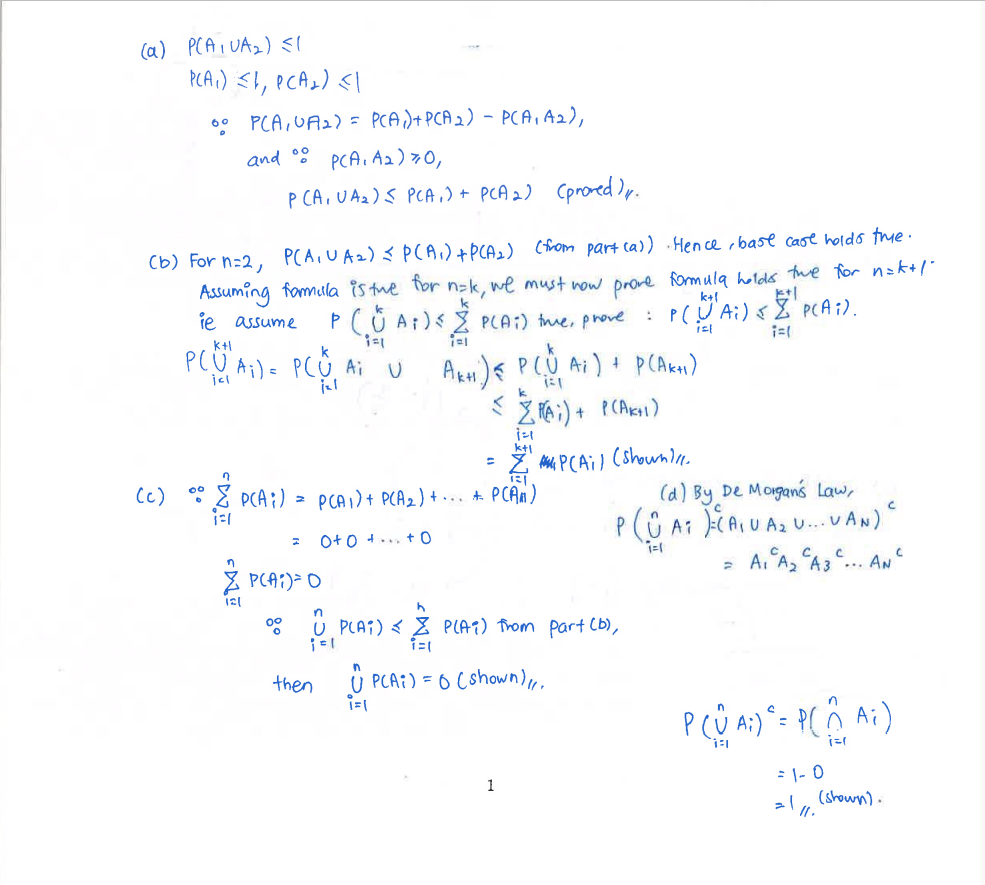
#> input picture backend/ST2131_Tut1_T03_Q1_test.png, 985 x 885 px
$ python -i enhance_contrast.py   (imports and definitions only)
#> lines starting #> are read from the running program, lines starting #| are printed output that depends on the picture
#> further down, picture is the input picture: shape (885, 985, 3); mean B, G, R 252.8, 250.8, 249.5
import numpy as np
import matplotlib.pyplot as plt
import cv2

def compute(img, min_percentile, max_percentile):
    max_percentile_pixel = np.percentile(img, max_percentile)
    min_percentile_pixel = np.percentile(img, min_percentile)

    return max_percentile_pixel, min_percentile_pixel

def get_lightness(src):
    # calculate lightness
    hsv_image = cv2.cvtColor(src, cv2.COLOR_BGR2HSV)
    lightness = hsv_image[:,:,2].mean()

    return  lightness

def aug(src):
    # back and white
    src = cv2.cvtColor(src, cv2.COLOR_BGR2GRAY)
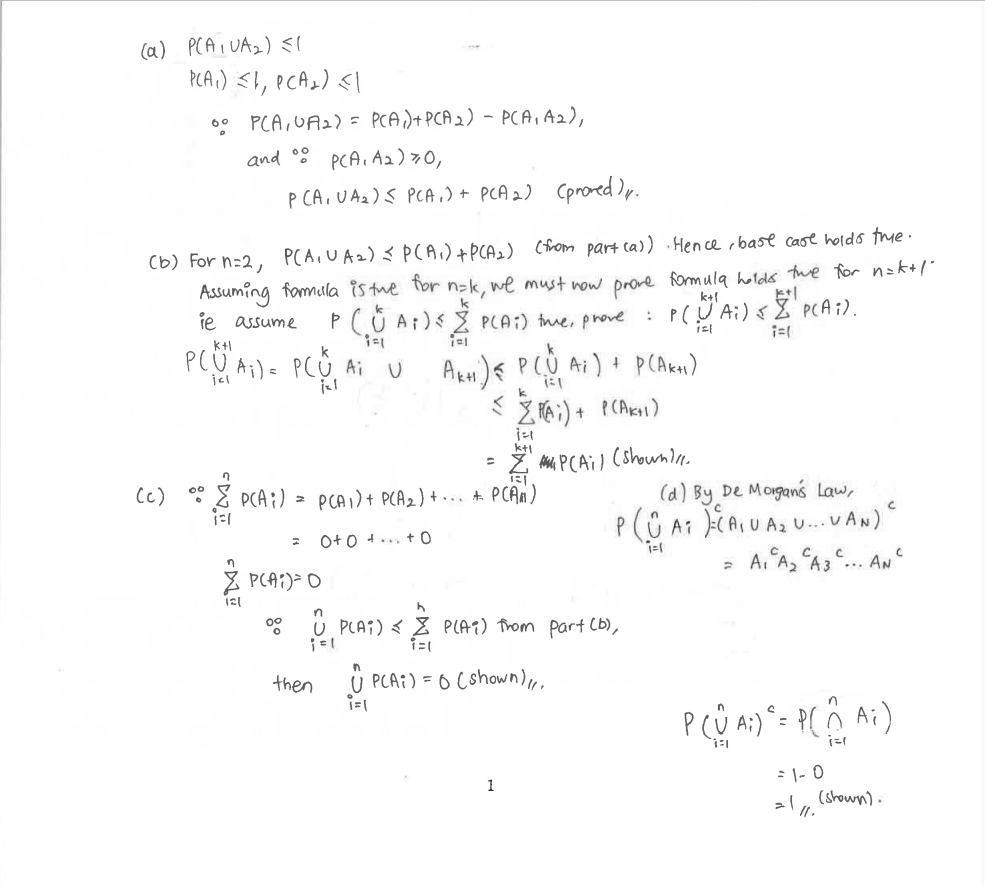
#> src: shape (885, 985); min 34, max 255, mean 250.7
    src = cv2.cvtColor(src, cv2.COLOR_GRAY2RGB)
#> src: shape (885, 985, 3)
    # enhance lightness
    if get_lightness(src) > 130:
        # lightness enough, no enhancement
#> in get_lightness, `hsv_image = cv2.cvtColor(src, cv2.COLOR_BGR2HSV)`: hsv_image: shape (885, 985, 3); mean H, S, V 0, 0, 250.7
#> in get_lightness, `lightness = hsv_image[:,:,2].mean()`: lightness = 250.7
        print("Lightness enough")
    # calculate percentile，remove a few outliers from the pixel value, quantile can be set manually
    max_percentile_pixel, min_percentile_pixel = compute(src, 1, 99)
#> in compute, `max_percentile_pixel = np.percentile(img, max_percentile)`: max_percentile_pixel = 255
#> in compute, `min_percentile_pixel = np.percentile(img, min_percentile)`: min_percentile_pixel = 114
#> max_percentile_pixel = 255; min_percentile_pixel = 114

    # Discard values outside the interval of quantiles
    src[src >= max_percentile_pixel] = max_percentile_pixel
    src[src <= min_percentile_pixel] = min_percentile_pixel
#> src: shape (885, 985, 3); min 114, max 255, mean 250.8

    # Stretch the quantile value range to 0 to 255, we take 255*0.1 and 255*0.9 here, as in it may exceed the pixel value. Thus better not to set it to 0 to 255.
    out = np.zeros(src.shape, src.dtype)
    cv2.normalize(src, out, 255*0.1, 255*0.9, cv2.NORM_MINMAX)
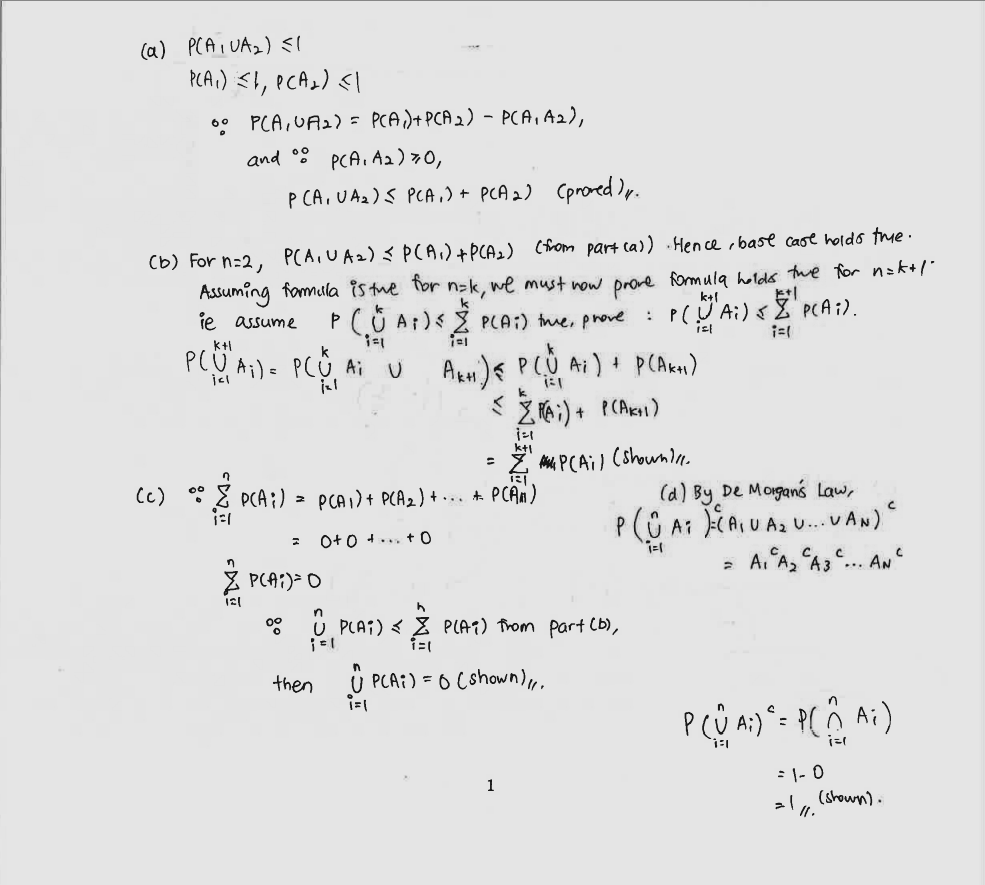
#> out: shape (885, 985, 3); min 25, max 229, mean 223.1

    return out

def normalise(img,path):
    new_img = aug(img)
    out_min=0
    out_max=255
    in_min = np.min(new_img) # The minimum pixel value of the original image
    in_max = np.max(new_img) # The maximum pixel value of the original image
    a = float(out_max-out_min)/(in_max-in_min)
    b = out_min-a*in_min
    img_norm = new_img*a+b   # Normalisation principle formula
    img_norm = img_norm.astype(np.uint8)
    plt.axis('off')
    plt.imshow(img_norm)
    plt.show()
    plt.savefig(path, bbox_inches='tight', dpi = 300)
    print("OK")

# img = cv2.imread(r"/Users/yixuangao/dsa3101-2210/test.png")
# new_img = normalise(img,"img.jpg")

# %matplotlib widget

>>> import cv2
>>> picture = cv2.imread('ST2131_Tut1_T03_Q1_test.png')
>>> result = aug(picture)
